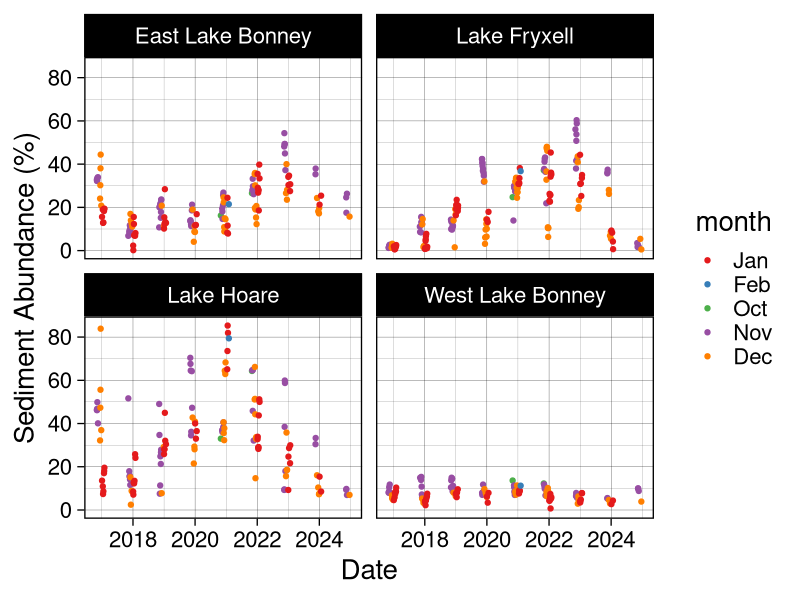
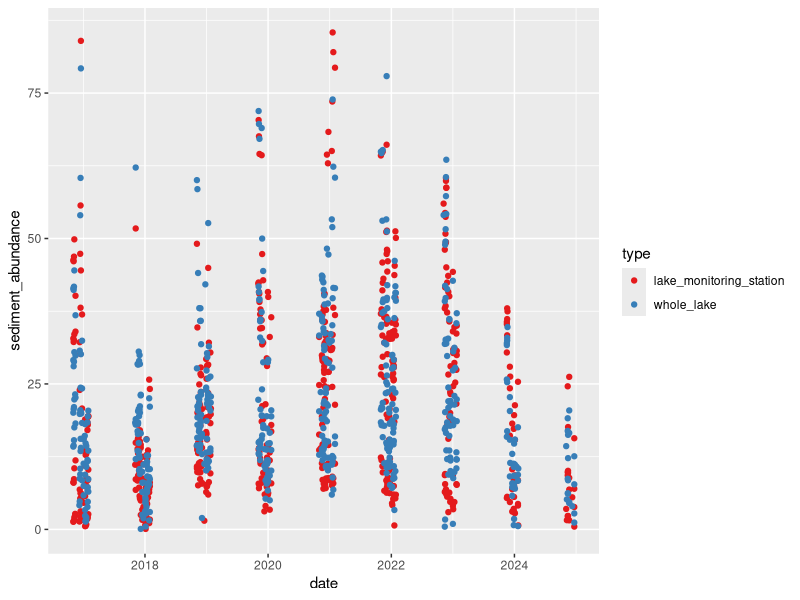
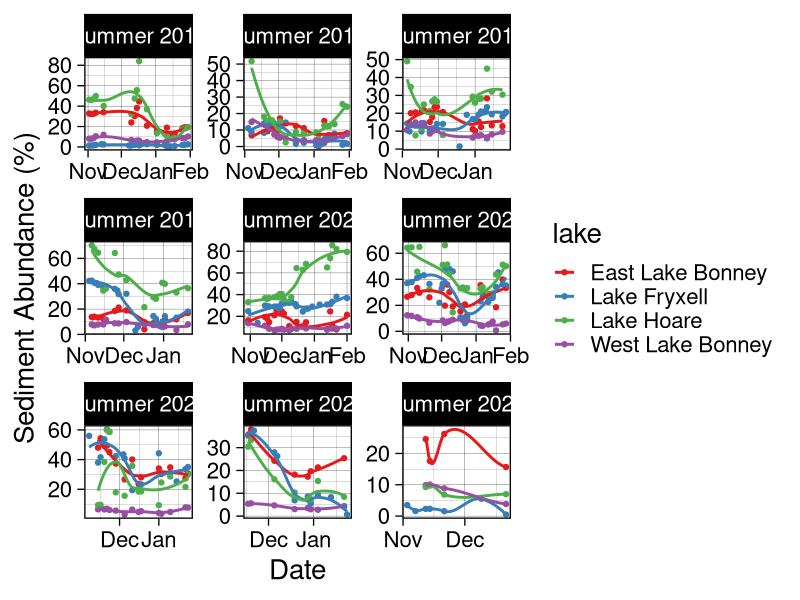
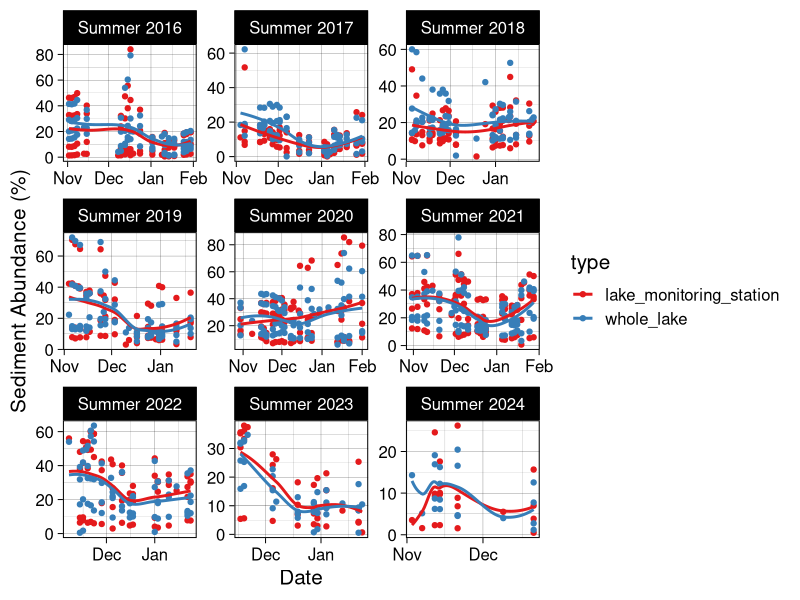
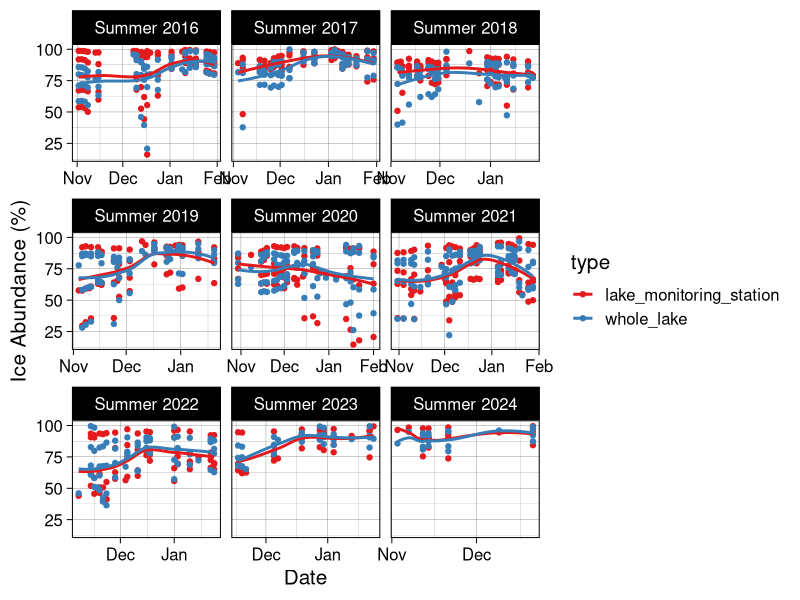
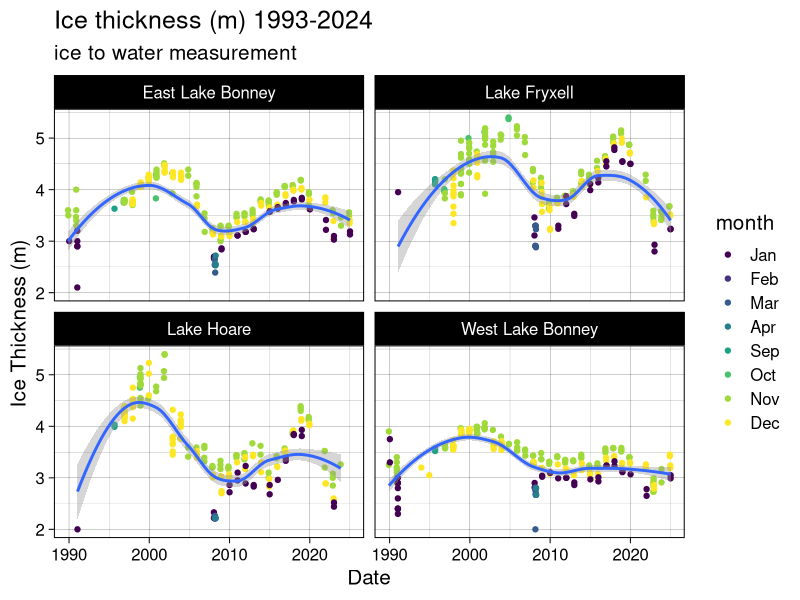
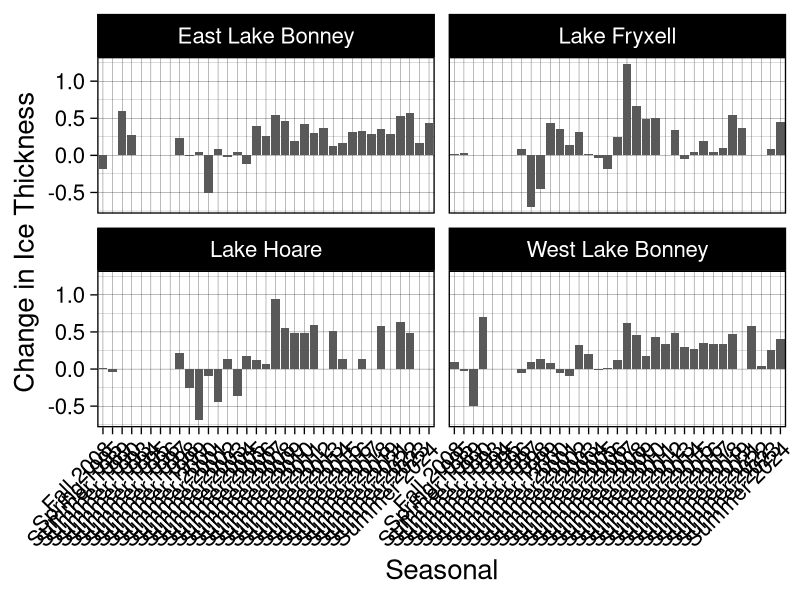
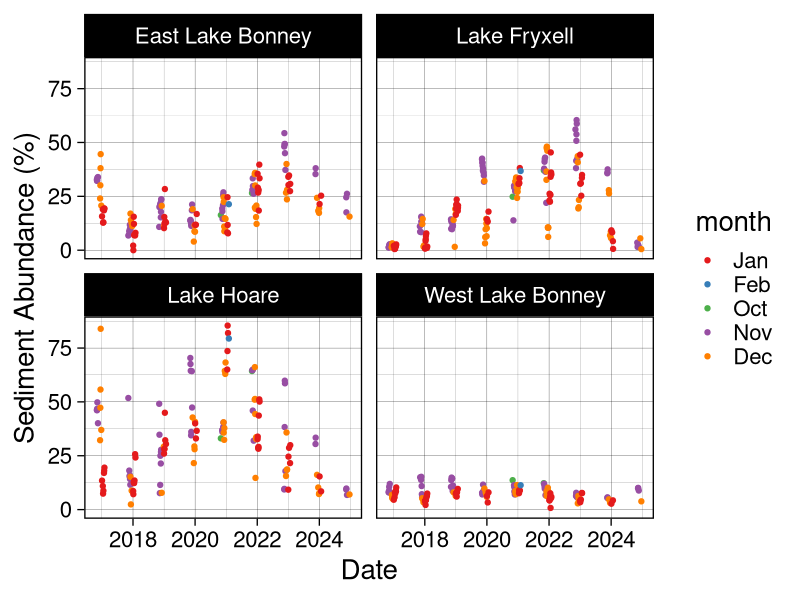

Recreate these plots in R, in order. (Note: this script raises an error after producing the figures.)
######### TVLakes Sediment Output Comparison ###########
library(tidyverse)
library(RColorBrewer)
library(scales)

setwd("~/Documents/R-Repositories/MCM-LTER-MS")

## Define a season function to plot data by season. Makes data viz a lot easier. 
get_season <- function(date) {
  month <- month(date)
  year <- year(date)
  
  if (month %in% c(11, 12)) {
    return(paste0("Summer ", year))  # November and December belong to the current winter
  } else if (month == 1) {
    return(paste0("Summer ", year - 1))  # January belongs to the previous winter
  } else if (month == 2) {
    return(paste0("Summer ", year - 1))  # February belongs to the previous winter
  } else if (month == 3) {
    return(paste0("Fall ", year))  # March is Spring
  } else if (month %in% 4:5) {
    return(paste0("Fall ", year))  # April and May are Spring
  } else if (month == 6) {
    return(paste0("Winter ", year))  # June is Summer
  } else if (month %in% 7:8) {
    return(paste0("Winter ", year))  # July and August are Summer
  } else if (month == 9) {
    return(paste0("Spring ", year))  # September is Fall
  } else if (month %in% 10) {
    return(paste0("Summer ", year))  # October is Fall
  }
}

mean_BB <- read_csv("data/sediment abundance data/LANDSAT_sediment_abundances_20250403.csv") |> 
  mutate(date = ymd(date), 
         type = 'lake_monitoring_station', 
         season = sapply(date, get_season), 
         month = month(date, label = TRUE))

#####plot by lake
ggplot(mean_BB, aes(date, sediment_abundance*100, color = month)) + 
  geom_point(position = position_jitter(width = 0.2, height = 0.1)) + 
  facet_wrap(vars(lake)) + 
  #scale_x_date(labels = date_format("%b"), breaks = "1 month") + 
  xlab("Date") + ylab("Sediment Abundance (%)") + 
  scale_color_brewer(palette = "Set1") +
  theme_linedraw(base_size = 20)

ggsave("plots/manuscript/chapter 1/BB_sed_by_lake.png", dpi = 700, 
       height = 8, width = 12)

mean_wholelake <- read_csv("data/sediment abundance data/LANDSAT_wholelake_mean_20250403.csv") |> 
  mutate(date = ymd(date), 
         type = "whole_lake", 
         season = sapply(date, get_season), 
         month = month(date))

# join the two files for easy comparison and plotting
means <- rbind(mean_BB, mean_wholelake) |> 
  mutate(sediment_abundance = sediment_abundance*100, 
         ice_abundance = ice_abundance*100) |> 
  mutate(year = year(date), 
         month = month(date))

## plot the raw output for sediment abundance/ice abundance against each other and see how the outputs compare
ggplot(means, aes(date, sediment_abundance, color = type)) + 
  geom_point() + 
  scale_color_brewer(palette = "Set1") 

#By season for just the lake monitoring site
ggplot(mean_BB, aes(date, sediment_abundance*100, color = lake)) + 
  geom_point() + 
  geom_smooth(se = F) + 
  scale_color_brewer(palette = "Set1") + 
  facet_wrap(vars(season), scales = "free") +
  scale_x_date(labels = date_format("%b"), breaks = "1 month") + 
  xlab("Date") + ylab("Sediment Abundance (%)") + 
  theme_linedraw(base_size = 20)

ggsave("plots/manuscript/chapter 1/BB_sed_by_season.png", dpi = 700, 
       height = 8, width = 12)

# facet by season for sed abundance
ggplot(means, aes(date, sediment_abundance, color = type)) + 
  geom_point() + 
  geom_smooth(se = F) + 
  scale_color_brewer(palette = "Set1") + 
  facet_wrap(vars(season), scales = "free") +
  scale_x_date(labels = date_format("%b"), breaks = "1 month") + 
  xlab("Date") + ylab("Sediment Abundance (%)") + 
  theme_linedraw(base_size = 15)

ggsave("plots/manuscript/chapter 1/whole_lake_vs_BB_sed_abundance.png", dpi = 700, 
       height = 8, width = 12)

# facet by season for ice abundance
ggplot(means, aes(date, ice_abundance, color = type)) + 
  geom_point() + 
  geom_smooth(se = F) + 
  scale_color_brewer(palette = "Set1") + 
  facet_wrap(vars(season), scales = "free_x") +
  scale_x_date(labels = date_format("%b"), breaks = "1 month") + 
  xlab("Date") + ylab("Ice Abundance (%)") + 
  theme_linedraw(base_size = 15)

ggsave("plots/manuscript/chapter 1/whole_lake_vs_BB_ice_abundance.png", dpi = 700, 
       height = 8, width = 12)


## load lake ice: 
lakeice1 <- read_csv("data/lake ice/mcmlter-lake-ice_thickness-20250218_0_2025.csv") |> 
  mutate(date_time = mdy_hm(date_time), 
         month = month(date_time, label = TRUE), 
         year = year(date_time),
         year = as.numeric(year),
         z_water_m = z_water_m*-1, 
         season = sapply(date_time, get_season)) |> 
  rename("lake" = location_name) |> 
  filter(lake == "Lake Fryxell" | lake == "Lake Hoare" | lake == "East Lake Bonney" | lake == "West Lake Bonney") |> 
  #filter(year >= 2016) |> 
  filter(!grepl("^B", location))

ggplot(lakeice1, aes(date_time, z_water_m)) + 
  geom_point(aes(color = month)) + 
  geom_smooth(se = T) + 
  facet_wrap(vars(lake)) + 
  theme_linedraw(base_size = 15) + 
  #scale_color_brewer(palette = "Set1") +
  xlab("Date") + ylab("Ice Thickness (m)") + 
  ggtitle("Ice thickness (m) 1993-2024", 
          subtitle = "ice to water measurement")

#ggsave("plots/manuscript/chapter 1/ice_thickness_total_years.png", dpi = 700, 
#       height = 8, width = 12)

lakeice = lakeice1 |> 
  filter(date_time >= "2016-05-01") |> 
  #mutate(season = sapply(date_time, get_season)) |> 
  filter(str_detect(string = location, pattern = "incubation hole")) |> 
  #filter(grepl("^O", location)) |> 
  drop_na(z_water_m)

#FIND SEASONAL DROPOFF OF ICE THICKNESS
seasonal_changes <- lakeice1 %>%
  group_by(season, lake) |> 
  arrange(season, date_time) %>%
  summarise(
    First_Measurement = first(z_water_m*-1),
    Last_Measurement = last(z_water_m*-1),
    Difference = Last_Measurement - First_Measurement
  )

ggplot(seasonal_changes, aes(season, Difference), fill = lake) + 
  geom_col() + 
  scale_color_brewer(palette = "Set1") + 
  facet_wrap(vars(lake)) + 
  theme_linedraw(base_size = 20) + 
  theme(axis.text.x = element_text(angle = 45, hjust = 1)) + 
  xlab("Seasonal") + ylab("Change in Ice Thickness")

ggsave("plots/manuscript/chapter 1/seasonal_ice_drop.png", 
       height = 8, width = 12, dpi = 300)

li_summary = lakeice |> 
  mutate(week = week(date_time)) |> 
  group_by(year, month, lake) |> 
  summarize(mean_thickness = mean(z_water_m, na.rm = T))

## sediment
sed_monthly <- means |> 
  mutate(week = week(date)) |> 
  group_by(year, month, lake, type) |> 
  summarize(mean_sed = mean(sediment_abundance, na.rm = T)) |> 
  print()

fulljoined = full_join(sed_monthly, li_summary) |> 
  drop_na()

##### plot
ggplot(fulljoined, aes(mean_sed, mean_thickness, color= type)) + 
  geom_smooth(method = "lm", se = F) + 
  geom_point() + 
  facet_wrap(vars(lake), scales = "free") + 
  ggtitle("October-February", 
          subtitle = "whole lake average") + 
  xlab("Mean Sediment Abundance (%)") + ylab("Mean Ice Thickness (m)") + 
  scale_color_brewer(palette = "Set1") +
  theme_linedraw(base_size = 20) 

ggsave("plots/manuscript/chapter 1/sed_vs_ice_thickness.png", 
       width = 12, height = 8, dpi = 300)

### now remove November and October Values
#fulljoin_filter <- fulljoined |> 
#  filter(month == 12 | month == 1)
fulljoin_peak_solar <- fulljoined |> 
  filter(month == 1)

ggplot(fulljoin_peak_solar, aes(mean_sed, mean_thickness, color = type)) + 
  geom_smooth(method = "lm", se = F) + 
  geom_point() + 
  facet_wrap(vars(lake), scales = "free") + 
  ggtitle("January") + 
  scale_color_brewer(palette = "Set1") +
  theme_linedraw(base_size = 20) 

ggsave("plots/manuscript/chapter 1/wholelakesed_vsthickness.png", 
       width = 12, height = 8, dpi = 300)

# now filter for only early year estimates, October - December
oct_dec_fulljoin <- fulljoined |> 
  filter(month == 10 | month == 11 | month == 12)

ggplot(oct_dec_fulljoin, aes(mean_sed, mean_thickness, color = type)) + 
  geom_smooth(method = "lm", se = F) + 
  geom_point() + 
  facet_wrap(vars(lake), scales = "free") + 
  ggtitle("October - December", 
          subtitle = "whole lake average") + 
  scale_color_brewer(palette = "Set1") +
  theme_linedraw(base_size = 15) 

jan_fulljoin <- fulljoined |> 
  filter(month == 1)

ggplot(jan_fulljoin, aes(mean_sed, mean_thickness, color = type)) + 
  geom_smooth(method = "lm", se = F) + 
  geom_point() + 
  facet_wrap(vars(lake), scales = "free") + 
  ggtitle("January") + 
  scale_color_brewer(palette = "Set1") +
  xlab("Mean Sediment Abundance (%)") + ylab("Mean Ice Thickness (m)") + 
  theme_linedraw(base_size = 20)  

ggsave("plots/manuscript/chapter 1/jan_only_sed.png", 
       dpi = 300, height = 8, width = 12)


####### do restructuring to look at this by week ###
li_summary_2 = lakeice |> 
  mutate(week = week(date_time)) |> 
  group_by(year, week, lake) |> 
  summarize(mean_thickness = mean(z_water_m, na.rm = T))

## sediment
sed_monthly_2 <- means |> 
  mutate(week = week(date)) |> 
  group_by(year, week, lake, type) |> 
  summarize(mean_sed = mean(sediment_abundance, na.rm = T)) |> 
  print()

fulljoined_2 = full_join(sed_monthly_2, li_summary_2) |> 
  drop_na() |> 
  filter(type == "lake_monitoring_station")

peak_solar_week <- fulljoined_2 |> 
  filter(
    #week == 50 |
      week == 51 | 
      week == 52 | 
      week == 1 | 
      week == 2 #|
      #week == 3
      )

ggplot(peak_solar_week, aes(mean_sed, mean_thickness)) + 
  geom_smooth(method = "lm", se = F) + 
  geom_point() + 
  facet_wrap(vars(lake), scales = "free") + 
  ggtitle("Peak Solar") + 
  scale_color_brewer(palette = "Set1") +
  xlab("Mean Sediment Abundance (%)") + ylab("Mean Ice Thickness (m)") + 
  theme_linedraw(base_size = 20)  

ggsave("plots/manuscript/chapter 1/Peak_Solar_Comparison_20250328.png", 
       width = 12, height = 8, dpi = 300)

#### Create a dual panel plot where only the lake ice thickness from 2016-2024 to sediment abundannce
# Need to join the sed data frame to the lake ice data frame
mean_BB_week <- mean_BB |> 
  filter(date < "2025-02-01")

library(ggpubr)

# Step 1: Define all possible months (in your case)
all_months <- c("Jan", "Feb", "Oct", "Nov", "Dec")

# Step 2: Get colors from RColorBrewer
# Let's say we use "Set1" which has up to 9 nice discrete colors
palette <- brewer.pal(n = length(all_months), name = "Set1")
palette <- brewer.pal(n = length(all_months), name = "Set1")

# Step 3: Map months to specific colors
month_colors <- setNames(palette, all_months)

months1 <- c("Jan", "Feb", "Oct", "Nov", "Dec")
plot1 <- ggplot(mean_BB_week, aes(date, sediment_abundance*100)) + 
  geom_point(aes(color = month)) + 
  geom_smooth(se = F) + 
  ylab("Sediment Abundance") + xlab("Date") + 
  ggtitle("Sediment Coverage (%)") + 
  facet_wrap(vars(lake), scales = "free") + 
  scale_fill_manual(values = month_colors[months1]) + 
  theme_linedraw(base_size = 20) + 
  theme(axis.text.x = element_text(angle = 45, hjust = 1)) + 
  scale_x_date(
    breaks = seq(as.Date("2010-01-01"), as.Date("2025-01-01"), by = "year"),
    labels = date_format("%Y")
  )

months2 <- c("Jan", "Nov", "Dec")
plot2 <- ggplot(lakeice, aes(date_time, z_water_m)) + 
  geom_point(aes(color = month)) + 
  geom_smooth(se = F) + 
  ylab("Ice Thickness (m)") + xlab("Date") + 
  ggtitle("Ice Thickness") + 
  facet_wrap(vars(lake)) +
  scale_fill_manual(values = month_colors[c("Jan", "Nov", "Dec")]) + 
  theme_linedraw(base_size = 20) + 
  theme(axis.text.x = element_text(angle = 45, hjust = 1)) + 
  scale_x_datetime(
    breaks = as.POSIXct(paste0(2010:2025, "-01-01")),
    labels = date_format("%Y")
  )

ggarrange(plot1, plot2)

ggsave("plots/manuscript/chapter 1/sed_abundance_ice_thick_timeseries.png", 
       dpi = 300, height = 8, width = 15)

#ggplot() + 
#  geom_point(data = lakeice, aes(x = as.Date(date_time), y = z_water_m)) + 
#  geom_point(data = mean_BB, aes(x = date, y = sediment_abundance)) + 
##  facet_wrap(vars(lake)) + 
#  xlab("Date") + ylab("Ice thickness (m)") +
#  scale_color_brewer(palette = "Set1") +
#  theme_linedraw(base_size = 20) 




######### investing different buffering distances #########
mean_150m <- read_csv("data/sediment abundance data/LANDSAT_sediment_abundances_150m_20250301.csv") |> 
  mutate(date = ymd(date), 
         buffer_distance = '150')

mean_300m = mean_BB |> 
  mutate(buffer_distance = '300') |> 
  select(-type)

mean_450m = read_csv("data/sediment abundance data/LANDSAT_sediment_abundances_450m_20250301.csv") |> 
  mutate(date = ymd(date), 
         buffer_distance = '450')

mean_600m = read_csv("data/sediment abundance data/LANDSAT_sediment_abundances_600m_20250301.csv") |> 
  mutate(date = ymd(date), 
         buffer_distance = '600') |> 
  select(-approx_albedo)

mean_900m = read_csv("data/sediment abundance data/LANDSAT_sediment_abundances_900m_20250301.csv") |> 
  mutate(date = ymd(date), 
         buffer_distance = '900')

buffers <- rbind(mean_150m, mean_300m, mean_450m, mean_600m, mean_900m) |> 
  mutate(ice_abundance = ice_abundance*100, 
         sediment_abundance = sediment_abundance*100, 
         season = sapply(date, get_season)) |> 
  select(-sediment)

write_csv(buffers, "data/sediment abundance data/LANDSAT_all_buffer_distances_20250301.csv")

### plot cropping distance comparisons
#sed
ggplot(buffers, aes(date, sediment_abundance, color = buffer_distance)) + 
  geom_point() + 
  scale_color_brewer(palette = "Set1") + 
  facet_wrap(vars(lake)) + 
 # scale_x_date(labels = date_format("%b"), breaks = "1 month") + 
  xlab("Date") + ylab("Sediment Abundance (%)") + 
  theme_linedraw(base_size = 15)

ggsave("plots/manuscript/chapter 1/comparison_of_buffer_distances_sed_bylake.png", dpi = 700, 
       height = 8, width = 10)

#ice
ggplot(buffers, aes(date, ice_abundance, color = buffer_distance)) + 
  geom_point() + 
  scale_color_brewer(palette = "Set1") + 
  facet_wrap(vars(lake)) + 
  # scale_x_date(labels = date_format("%b"), breaks = "1 month") + 
  xlab("Date") + ylab("Ice Abundance (%)") + 
  theme_linedraw(base_size = 15)

ggsave("plots/manuscript/chapter 1/comparison_of_buffer_distances_sed_bylake.png", dpi = 700, 
       height = 8, width = 10)

## facet by season
#ice
ggplot(buffers, aes(date, ice_abundance, color = buffer_distance)) + 
  geom_point() + 
  scale_color_brewer(palette = "Set1") + 
  facet_wrap(vars(lake, season), scales = "free") + 
  scale_x_date(labels = date_format("%b"), breaks = "1 month") + 
  xlab("Date") + ylab("Ice Abundance (%)") + 
  theme_linedraw(base_size = 10)

ggsave("plots/manuscript/chapter 1/comparison_of_buffer_distances_sed_byseason.png", dpi = 700, 
       height = 10, width = 10)

#sed
ggplot(buffers, aes(date, sediment_abundance, color = buffer_distance)) + 
  geom_point() + 
  scale_color_brewer(palette = "Set1") + 
  facet_wrap(vars(lake, season), scales = "free") + 
  scale_x_date(labels = date_format("%b"), breaks = "1 month") + 
  xlab("Date") + ylab("Sediment Abundance (%)") + 
  theme_linedraw(base_size = 10)

ggsave("plots/manuscript/chapter 1/comparison_of_buffer_distances_sed_byseason.png", dpi = 700, 
       height = 10, width = 10)
